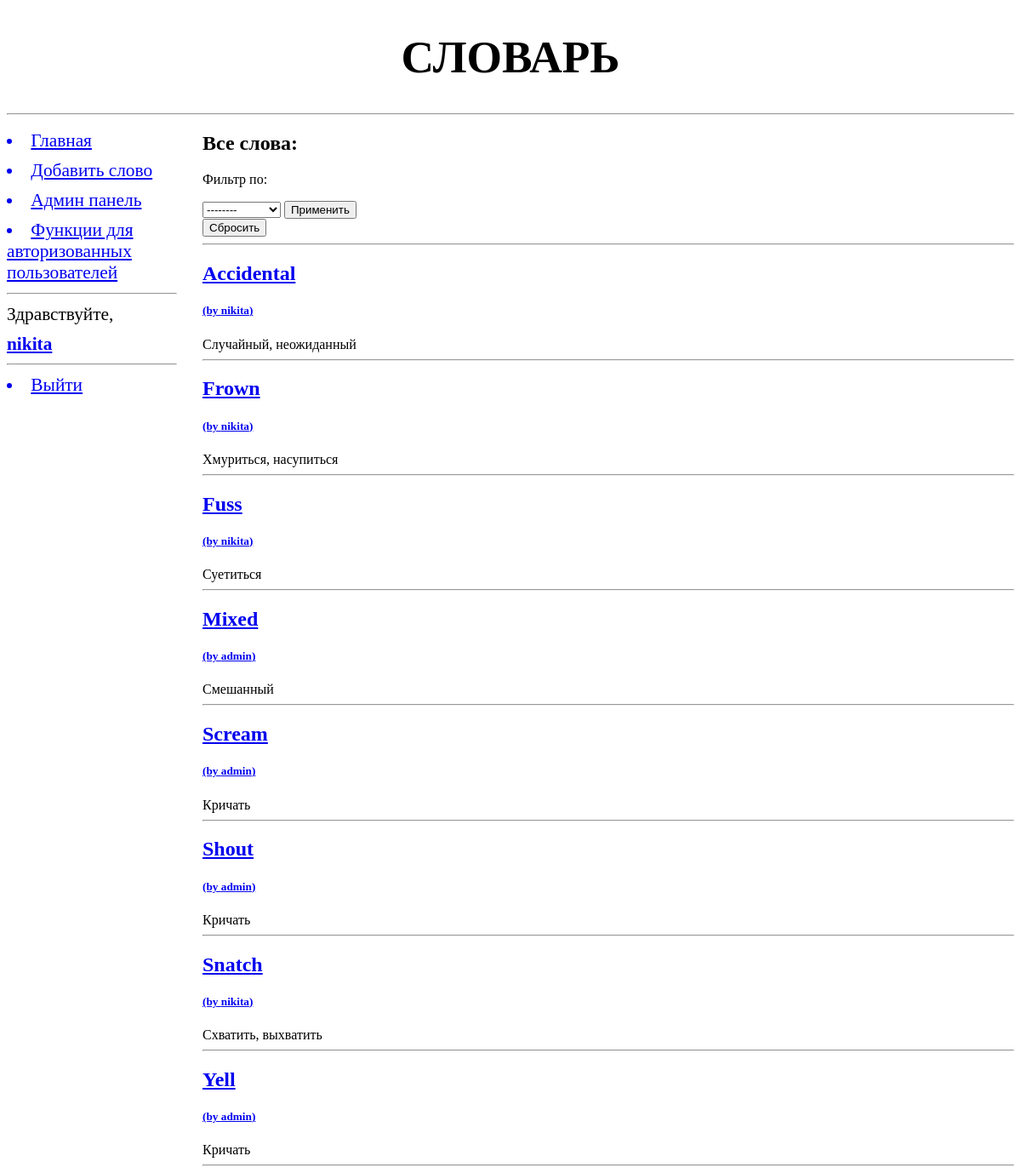
Screenshot of / (signed in) with the database file from the repository.
### addwords/models.py (models this page shows, shortened)
class Word(models.Model):
    class Meta:
        verbose_name = "Слово"
        verbose_name_plural = "Слова"
        unique_together = (('word', 'language'), # уникальные сочетания полей в модели
                           (('word', 'type', 'translation')))
        ordering = ['word', 'type'] # параметры сортировки записей по умолчанию
    TYPE = (
        (None, "Выберите тип слова"), # или None -  заменяет --------- на Выберите тип слова
        ('Verb', 'Verb (сущ.)' ),
        ('Noun', 'Noun (глаг.)'),
        ('Adjective', 'Adjective (прил.)'),
    )
    word = models.CharField(max_length=20, null=True, blank=False, verbose_name="Слово")
    language = models.ForeignKey("Language", on_delete=models.PROTECT, verbose_name="Язык", related_name='words') #, limit_chices_to={}
    type = models.CharField(max_length=10, choices=TYPE, blank=True)
    translation = models.CharField(max_length=25, verbose_name="Перевод")
    discription = models.TextField(blank=True, verbose_name="Доп. комментарий к переводу")
    synonyms = models.ManyToManyField("Word", verbose_name="Синонимы", related_name='+', blank=True)
    rate = models.IntegerField(verbose_name="Рейтинг", default=5, help_text="Личный рейтинг слова от 1 до 10")
    add_date = models.DateTimeField(verbose_name="Дата создания", auto_now_add=True, blank=True)
    archived = models.BooleanField(verbose_name="Архивировано", help_text="Будет ли слово отображаться в словаре?", default=False)
    author =  models.ForeignKey(User, on_delete=models.PROTECT, verbose_name="Автор", help_text="Кто добавил слово", blank=True, null=True, related_name='user_words')
    img = models.ImageField(upload_to="for_words", null=True, blank=True, verbose_name="Изображение", help_text='Картинка, которая поможеть запомнить слово.')

### addwords/views.py (the view)
# urls.py: path('', main, name='main'),
def main(request):
	AMOUNT_OF_WORDS = 15
	if request.GET.get('selecter', False) not in ("None", False):
		sort_name = str(request.GET.get('selecter', False))
		words = Word.objects.filter(archived=False).order_by(sort_name)[:AMOUNT_OF_WORDS] #
	else:
		words = Word.objects.filter(archived=False)[:AMOUNT_OF_WORDS]
	context = {"words":words}
	return render(request, "addwords/main.html", context)

### addwords/templates/addwords/main.html (shortened to what this page needs)
{% extends "basic.html" %}
{%  block page_title %}
Словарь
{% endblock %}
{% block content %}
    <h1>Все слова:</h1>
    {% if user.is_authenticated %}
        <p>Фильтр по:</p>
        <form action="{% url 'main' %}" method="get">
            <select name="selecter">
                <option value="None">--------</option>
              </select>
              <button type="submit" value="Применить">Применить</button>
        </form>
        <form action="{% url 'main' %}" method="get">
            <button type="submit" value="Сбросить">Сбросить</button>
        </form>
    {% endif %}
    <hr>
    {% for word in words %}
        <h2> <a href="{% url 'ex_word' word.pk %}"> {{ word.word }} </a>  <h5> <a href="{% url 'users' %}">(by {{ word.author }})</a></h5> </h2>  <p2>{{ word.translation }} <br></p2>
        <hr>
    {% endfor %}
{% endblock %}

### addwords/templates/basic.html (shortened to what this page needs)
{% load static %}
<!DOCTYPE html>
<html>
    <head>
        <link rel="stylesheet" type="text/css" href="{% static 'addwords/style.css' %}">
    </head>
    <body>
        <header>
            <h1>{% block page_title %}{% endblock %}</h1>
            <hr>
        </header>
        <nav>
            <a href="{% url 'main' %}"><li>Главная</li></a>
            <a href="{% url 'new' %}"><li>Добавить слово</li></a>
            <a href="/admin/"><li>Админ панель</li></a>
            <a href="{% url 'info' %}"><li>Функции для авторизованных пользователей</li></a>
            <hr>
            <p1>Здравствуйте, </p1>
            <a href="{% url 'home' %}"><b>{{ user.username|default:'Guest' }}</b></a>
            <hr>
            {% if user.is_authenticated %}
                <a href="{% url 'logout' %}"><li>Выйти</li></a>
            {% else %}
                <a href="{% url 'login' %}"><li>Войти</li></a>
                <a href="{% url 'signup' %}"><li>Регистрация</li></a>
            {% endif %}
        </nav>
        <section>
            {% block content %}
            {% endblock %}
        </section>
    </body>
</html>

### addwords/static/addwords/style.css (style rules this page uses)
header h1 { font-size: 40pt; text-transform: uppercase; text-align: center; }
nav { font-size: 16pt; width: 200px; float: left; }
nav a { display: block; margin: 10px 0px; }
section { margin-left: 230px; }

### rows the page displays
Word: word "Accidental", author "nikita", translation "Случайный, неожиданный"
Word: word "Frown", author "nikita", translation "Хмуриться, насупиться"
Word: word "Fuss", author "nikita", translation "Суетиться"
Word: word "Mixed", author "admin", translation "Смешанный"
Word: word "Scream", author "admin", translation "Кричать"
Word: word "Shout", author "admin", translation "Кричать"
Word: word "Snatch", author "nikita", translation "Схватить, выхватить"
Word: word "Yell", author "admin", translation "Кричать"

### other values shown
{{ user.username|default:'Guest' }} "nikita"
